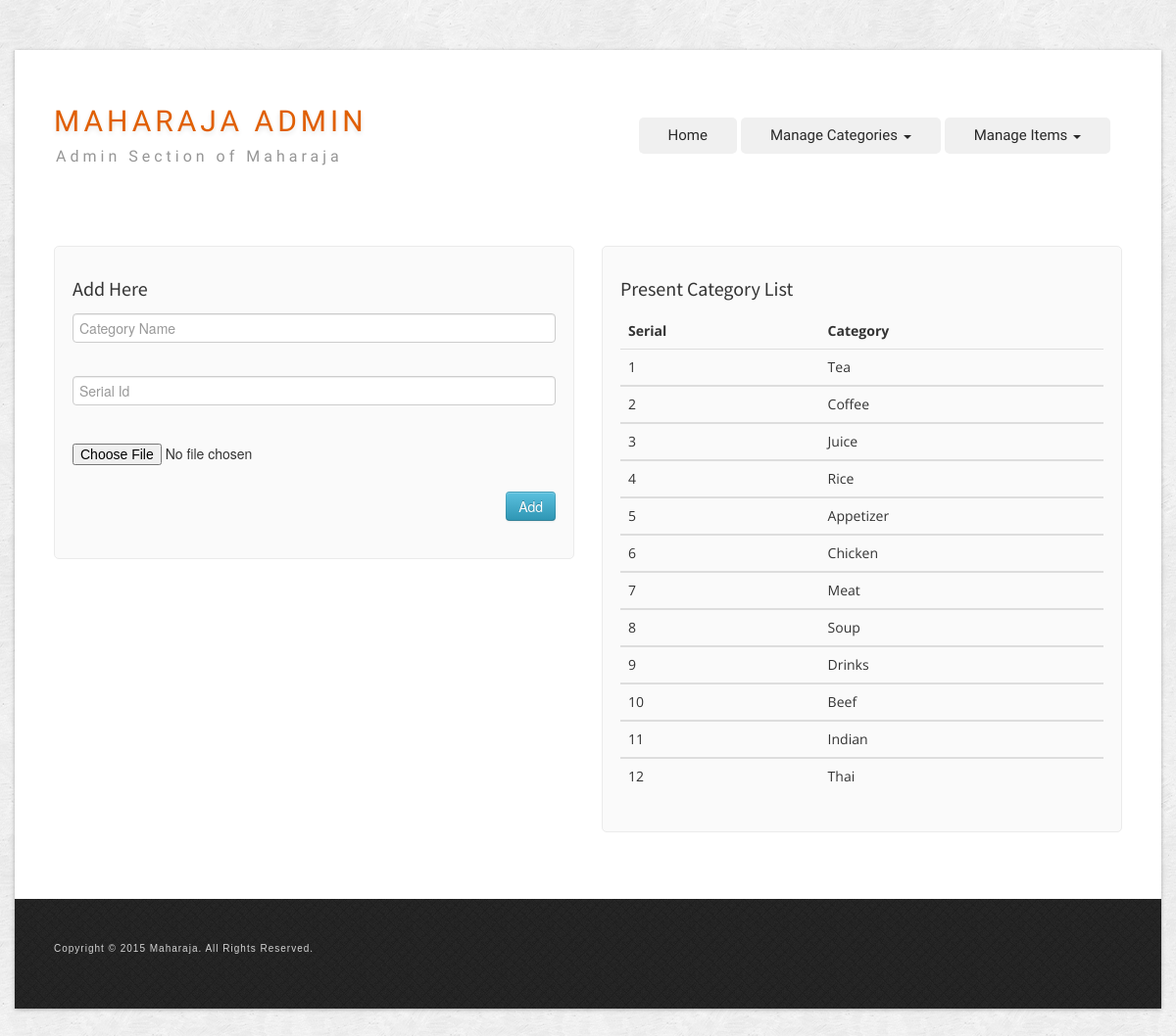
/admin/add_categories.php, run on the app's committed database.
### tables this page shows
CREATE TABLE IF NOT EXISTS `category` (
  `id` int(11) NOT NULL AUTO_INCREMENT,
  `category_name` varchar(255) NOT NULL,
  `images_path` varchar(200) NOT NULL,
  `submission_date` date DEFAULT NULL,
  `serial` int(255) NOT NULL,
  PRIMARY KEY (`id`)
);

### admin/add_categories.php (the view, shortened to what this page needs)
<!DOCTYPE HTML>
<html>
<head>
    <link href="scripts/bootstrap/css/bootstrap.min.css" rel="stylesheet">
    <link href="scripts/bootstrap/css/bootstrap-responsive.min.css" rel="stylesheet">
    <link href="scripts/icons/general/stylesheets/general_foundicons.css" media="screen" rel="stylesheet" type="text/css" />
    <link href="scripts/icons/social/stylesheets/social_foundicons.css" media="screen" rel="stylesheet" type="text/css" />
    <link rel="stylesheet" href="scripts/fontawesome/css/font-awesome.min.css">
    <link href="scripts/wookmark/css/style.css" rel="stylesheet" type="text/css" />	<link href="scripts/yoxview/yoxview.css" rel="stylesheet" type="text/css" />
    <link href="styles/custom.css" rel="stylesheet" type="text/css" />
</head>
<body id="pageBody">
<div id="divBoxed" class="container">
    <div class="transparent-bg" style="position: absolute;top: 0;left: 0;width: 100%;height: 100%;z-index: -1;zoom: 1;"></div>
    <div class="divPanel notop nobottom">
            <div class="row-fluid">
                <div class="span12">
                    <div id="divLogo" class="pull-left">
                        <a href="index.php" id="divSiteTitle">Maharaja Admin</a><br />
                        <a href="index.php" id="divTagLine">Admin Section of Maharaja</a>
                    </div>
                    <div id="divMenuRight" class="pull-right">
                    <div class="navbar">
                            <div class="nav-collapse collapse">
                            <ul class="nav nav-pills ddmenu">
                            <li><a href="index.php">Home</a></li>
							<li class="dropdown">
                            <a href="#" class="dropdown-toggle">Manage Categories <b class="caret"></b></a>
                            </li>
							<li class="dropdown">
                            <a href="#" class="dropdown-toggle">Manage Items <b class="caret"></b></a>
                            </li>
                            </ul>
                            </div>
                        </div>
                    </div>
                </div>
            </div>
            <div class="row-fluid">
                <div class="span12">
                </div>
            </div>
    </div>
    <div class="contentArea">
        <div class="divPanel notop page-content">
            <div class="row-fluid" >
			<div class="span6 sidebar">
                    <div class="sidebox">
					<h3 class="sidebox-title">Add Here</h3>
<form action="action_add_categories.php" enctype="multipart/form-data" method="post">
  <fieldset>
	<input type="text" name="category_name" id="name" value=""  class="input-block-level" placeholder="Category Name" required /></br></br>
    <input type="text" name="serial" id="serial" value="" class="input-block-level" placeholder="Serial Id" required/></br></br>
	<input name="uploadedimage" type="file" class="input-block-level"  required></br>
    <div class="actions">
	<input type="submit" value="Add" name="Upload Now" id="submitButton" class="btn btn-info pull-right" title="Click here to submit your message!" />
	</div>
	</fieldset>
</form>
                    </div>
                </div>
                <div class="span6 sidebar">
                    <div class="sidebox">
                        <h3 class="sidebox-title">Present Category List</h3>
						<table class="table">
								<thead>
									<tr>
										<th>Serial</th>
										<th>Category</th>
									</tr>
								</thead>
								<?php
											require_once('dbconnect.php');
											$sql_category = "SELECT * FROM category ORDER BY serial";
											$result_category = mysqli_query($con, $sql_category);
											while ($row = $result_category ->fetch_assoc())
												{
													echo"<tbody>";
														echo"<tr>";
														echo"<td>";
														echo $row['serial'];
														echo"</td>";
														echo"<td>";
														echo $row['category_name'] ;
														echo"</td>";
														echo"</tr>";
													echo"</tbody>";
												}
										?>
						</table>
                    </div>
                </div>
            </div>
        </div>
    </div>
    <div id="divFooter" class="footerArea">
        <div class="divPanel">
            <div class="row-fluid">
                <div class="span12">
                    <p class="copyright">
                        Copyright © 2015 Maharaja. All Rights Reserved.
                    </p>
                </div>
            </div>
        </div>
    </div>
</div>
<br /><br /><br />
</body>
</html>

### admin/styles/custom.css (style rules this page uses)
#divSiteTitle { text-decoration:none; }
#divTagLine { text-decoration:none; }
h3, h4, h5, h6 { line-height:1.5 !important }
.copyright { font-size:smaller;letter-spacing:1px; }
#divBoxed { position:relative }
.divPanel.notop { padding-top:0px }
.divPanel.nobottom { padding-bottom:0px }
.navbar .nav-pills > li > a { text-shadow:none;font-weight:normal; }
body { background-image: url(scribble_light.png); background-position: inherit inherit; background-repeat: repeat repeat; }
#divBoxed { margin-top: 51px; ;;; }
#divLogo { margin-top: 48px; margin-bottom: 0px; text-align: left; }
#divSiteTitle { font-family: Syncopate; font-size: 30px; line-height: 49px; color: rgb(224, 95, 3); text-shadow: rgba(0, 0, 0, 0.0980392) 0px 3px 5px, rgba(255, 255, 255, 0.298039) 0px -5px 35px; letter-spacing: 4px; font-weight: normal; font-style: normal; text-transform: uppercase; }
#divTagLine { color: rgb(150, 150, 150); line-height: 24px; text-transform: none; letter-spacing: 4px; font-size: 16px; padding-left: 2px; padding-right: 2px; background-color: transparent; text-shadow: none; font-family: Abel; font-weight: normal; font-style: normal; text-decoration: initial; }
.page-content { line-height: 22px; font-family: 'Open Sans', sans-serif; }
.sidebox { background-color: rgb(250, 250, 250); -webkit-box-shadow: none; box-shadow: none; padding: 18px; margin-top: 26px; border: 1px solid rgb(235, 235, 235); border-top-left-radius: 5px; border-top-right-radius: 5px; border-bottom-right-radius: 5px; border-bottom-left-radius: 5px; font-family: 'Open Sans', sans-serif; line-height: 24px; color: rgb(51, 51, 51); }
.sidebar { padding-top: 23px; }
.sidebox-title { font-weight: normal; font-style: normal; font-size: 20px; letter-spacing: 0px; line-height: 40px; font-family: 'Source Sans Pro', sans-serif; color: rgb(51, 51, 51); }
#divFooter { border-bottom-left-radius: 0px; border-bottom-right-radius: 0px; background-color: rgb(122, 12, 12); color: rgb(211, 211, 211); font-family: Actor, sans-serif; text-transform: none; font-size: 12px; letter-spacing: 0px; line-height: 22px; background-image: url(tactile_noise.png); background-repeat: repeat repeat; }
.divPanel { padding: 40px;;;; }
.transparent-bg { -moz-box-shadow: rgba(0, 0, 0, 0.298039) 0px 1px 4px; -webkit-box-shadow: rgba(0, 0, 0, 0.298039) 0px 1px 4px; box-shadow: rgba(0, 0, 0, 0.298039) 0px 1px 4px; background-color: rgb(255, 255, 255); border-top-left-radius: 0px; border-top-right-radius: 0px; border-bottom-right-radius: 0px; border-bottom-left-radius: 0px;; }
h3,.page-content h3 a { font-weight: normal; font-style: normal; font-family: 'Source Sans Pro', sans-serif; font-size: 28px; line-height: 50px; }
.nav .dropdown-toggle .caret { border-top-color:rgb(0, 0, 0);border-bottom-color:rgb(0, 0, 0); }
.navbar .nav-pills > li > a { margin-left:2px;margin-right:2px;padding:10px 30px;border-radius:5px;color:rgb(41, 41, 41);background-color:rgb(240, 240, 240) }
.navbar .ddmenu { margin-top:67px;margin-bottom:0px }
.navbar .nav-pills li.dropdown > .dropdown-toggle .caret, .navbar .nav-pills li.dropdown.open > .dropdown-toggle .caret, .navbar .nav-pills li.dropdown.active > .dropdown-toggle .caret, .navbar .nav-pills li.dropdown.open.active > .dropdown-toggle .caret { border-top-color:rgb(41, 41, 41);border-bottom-color:rgb(41, 41, 41); }
.ddmenu.nav-pills li a { font-family: 'Pontano Sans'; font-size: 15px; line-height: 17px; }

### data on the page
category: serial "1", category_name "Tea"
category: serial "2", category_name "Coffee"
category: serial "3", category_name "Juice"
category: serial "4", category_name "Rice"
category: serial "5", category_name "Appetizer"
category: serial "6", category_name "Chicken"
category: serial "7", category_name "Meat"
category: serial "8", category_name "Soup"
category: serial "9", category_name "Drinks"
category: serial "10", category_name "Beef"
category: serial "11", category_name "Indian"
category: serial "12", category_name "Thai"
